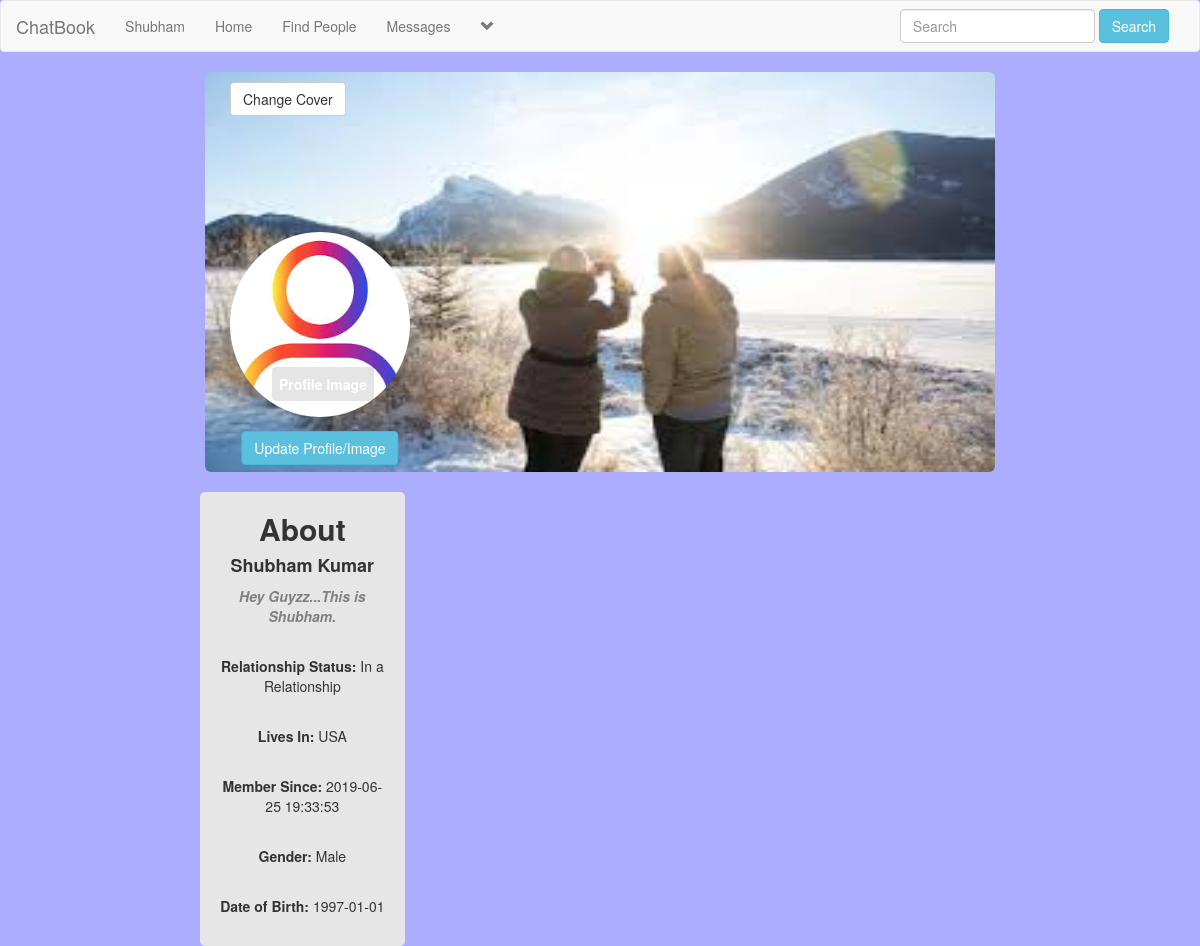
The app's page /profile.php (signed in) with its own data.
### tables this page shows
CREATE TABLE `users` (
  `user_id` int(11) NOT NULL,
  `f_name` text NOT NULL,
  `l_name` text NOT NULL,
  `user_name` text NOT NULL,
  `describe_user` varchar(255) NOT NULL,
  `Relationship` text NOT NULL,
  `user_pass` varchar(255) NOT NULL,
  `user_email` varchar(255) NOT NULL,
  `user_country` text NOT NULL,
  `user_gender` text NOT NULL,
  `user_birthday` text NOT NULL,
  `user_image` varchar(255) NOT NULL,
  `user_cover` varchar(255) NOT NULL,
  `user_reg_date` timestamp NOT NULL DEFAULT CURRENT_TIMESTAMP,
  `status` text NOT NULL,
  `posts` text NOT NULL,
  `recovery_account` varchar(255) NOT NULL
);

### profile.php (the view, shortened to what this page needs)
<!DOCTYPE html>
<?php
include("includes/header.php");
?>
<html>
<head>
	<link rel="stylesheet" href="https://maxcdn.bootstrapcdn.com/bootstrap/3.3.7/css/bootstrap.min.css">
	<link rel="stylesheet" type="text/css" href="style/home_style2.css">
</head>
<body>
<div class="row">
	<div class="col-sm-2">
	</div>
	<div class="col-sm-8">
		<?php
			echo"
			<div>
				<div><img id='cover-img' class='img-rounded' src='cover/$user_cover' alt='cover'></div>
				<form action='profile.php?u_id=$user_id' method='post' enctype='multipart/form-data'>
				<ul class='nav pull-left' style='position:absolute;top:10px;left:40px;'>
					<li class='dropdown'>
						<button class='dropdown-toggle btn btn-default' data-toggle='dropdown'>Change Cover</button>
						<div class='dropdown-menu'>
							<center>
							<p>Click <strong>Select Cover</strong> and then click the <br> <strong>Update Cover</strong></p>
							<label class='btn btn-info'> Select Cover
							<input type='file' name='u_cover' size='60' />
							</label><br><br>
							<button name='submit' class='btn btn-info'>Update Cover</button>
							</center>
						</div>
					</li>
				</ul>
				</form>
			</div>
			<div id='profile-img'>
				<img src='users/$user_image' alt='Profile' class='img-circle' width='180px' height='185px'>
				<form action='profile.php?u_id='$user_id' method='post' enctype='multipart/form-data'>
				<label id='update_profile'>Profile Image
				<input type='file' name='u_image' size='60' />
				</label><br><br>
				<button id='button_profile' name='update' class='btn btn-info'>Update Profile/Image</button>
				</form>
			</div><br>
			";
		?>
	</div>
	<div class="col-sm-2">
	</div>
</div>
<div class="row">
	<div class="col-sm-2">
	</div>
	<div class="col-sm-2" style="background-color: #e6e6e6;text-align: center;left: 0.8%;border-radius: 5px;">
		<?php
		echo"
			<center><h2><strong>About</strong></h2></center>
			<center><h4><strong>$first_name $last_name</strong></h4></center>
			<p><strong><i style='color:grey;'>$describe_user</i></strong></p><br>
			<p><strong>Relationship Status: </strong> $Relationship_status</p><br>
			<p><strong>Lives In: </strong> $user_country</p><br>
			<p><strong>Member Since: </strong> $register_date</p><br>
			<p><strong>Gender: </strong> $user_gender</p><br>
			<p><strong>Date of Birth: </strong> $user_birthday</p><br>
		";
		?>
	</div>
	<div class="col-sm-6">
	</div>
	<div class="col-sm-2">
	</div>
</div>
</body>
</html>

### includes/header.php (shortened to what this page needs)
<?php
include("includes/connection.php");
?>
<nav class="navbar navbar-default">
	<div class="container-fluid">
		<div class="navbar-header">
			<a class="navbar-brand" href="home.php">ChatBook</a>
		</div>
		<div class="collapse navbar-collapse" id="bs-example-navbar-collapse-1">
	      <ul class="nav navbar-nav">
	      	<?php
			$user = $_SESSION['user_email'];
			$get_user = "select * from users where user_email='$user'";
			$run_user = mysqli_query($con,$get_user);
			$row = mysqli_fetch_array($run_user);
			$user_id = $row['user_id'];
			$first_name = $row['f_name'];
			$last_name = $row['l_name'];
			$describe_user = $row['describe_user'];
			$Relationship_status = $row['Relationship'];
			$user_country = $row['user_country'];
			$user_gender = $row['user_gender'];
			$user_birthday = $row['user_birthday'];
			$user_image = $row['user_image'];
			$user_cover = $row['user_cover'];
			$register_date = $row['user_reg_date'];
			$user_posts = "select * from posts where user_id='$user_id'";
			$run_posts = mysqli_query($con,$user_posts);
			$posts = mysqli_num_rows($run_posts);
			?>
	        <li><a href='profile.php?<?php echo "u_id=$user_id" ?>'><?php echo "$first_name"; ?></a></li>
	       	<li><a href="home.php">Home</a></li>
			<li><a href="members.php">Find People</a></li>
			<li><a href="messages.php?u_id=new">Messages</a></li>
					<?php
						echo"
						<li class='dropdown'>
							<a href='#' class='dropdown-toggle' data-toggle='dropdown' role='button' aria-haspopup='true' aria-expanded='false'><span><i class='glyphicon glyphicon-chevron-down'></i></span></a>
							<ul class='dropdown-menu'>
								<li>
									<a href='my_post.php?u_id=$user_id'>My Posts <span class='badge badge-secondary'>$posts</span></a>
								</li>
								<li>
									<a href='edit_profile.php?u_id=$user_id'>Edit Account</a>
								</li>
								<li role='separator' class='divider'></li>
								<li>
									<a href='logout.php'>Logout</a>
								</li>
							</ul>
						</li>
						";
					?>
			</ul>
			<ul class="nav navbar-nav navbar-right">
				<li class="dropdown">
					<form class="navbar-form navbar-left" method="get" action="results.php">
						<div class="form-group">
							<input type="text" class="form-control" name="user_query" placeholder="Search">
						</div>
						<button type="submit" class="btn btn-info" name="search">Search</button>
					</form>
				</li>
			</ul>
		</div>
	</div>
</nav>

### style/home_style2.css (style rules this page uses)
body { overflow-x: hidden; background-color: #adadff; }
label { padding: 7px; display: table; color: #fff; }

### profile.php (style rules this page uses)
#cover-img { height: 400px; width: 100%; }
#profile-img { position: absolute; top: 160px; left: 40px; }
#update_profile { position: relative; top: -33px; cursor: pointer; left: 93px; border-radius: 4px; background-color: rgba(0,0,0,0.1); transform: translate(-50%, -50%); }
#button_profile { position: absolute; top: 82%; left: 50%; cursor: pointer; transform: translate(-50%, -50%); }

### records on screen
users: f_name "Shubham", user_cover (placeholder picture), user_image (picture), l_name "Kumar", describe_user "Hey Guyzz...This is Shubham.", Relationship "In a Relationship", user_country "USA", user_reg_date "2019-06-25 19:33:53", user_gender "Male", user_birthday "1997-01-01"
